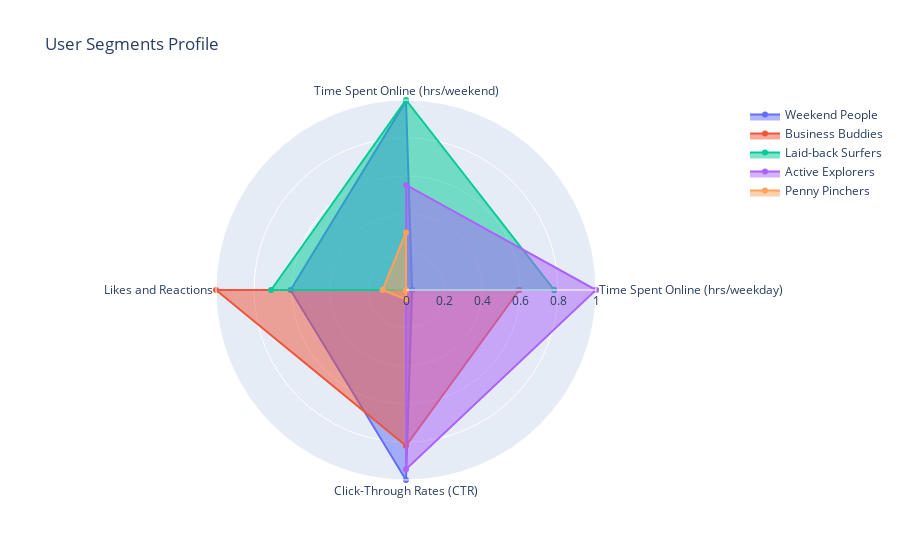

The notebook cell this image was saved under:
### Code cell
import plotly.graph_objects as go

fig = go.Figure()

for i, segment in enumerate(segment_names):
    fig.add_trace(go.Scatterpolar(
        r=radar_df_normalized.iloc[i][feature_plot].values.tolist() + [radar_df_normalized.iloc[i][feature_plot].values[0]],
        theta=labels.tolist() + [labels[0]],
        fill="toself",
        name=segment,
        hoverinfo="text",
        text=[f"{label}: {value:.2f}" for label, value in zip(feature_plot, radar_df_normalized.iloc[i][feature_plot])] + [f"{labels[0]}: {radar_df_normalized.iloc[i][feature_plot][0]:.2f}"]
    ))


fig.update_layout(
    polar=dict(
        radialaxis=dict(
            visible=True,
            range=[0, 1]
        )
    ),
    showlegend=True,
    title='User Segments Profile'
)


fig.show()

### Figure 1 — Plotly figure (JSON) as saved in the notebook; plotly's stock layout.template omitted (floating-point values rounded to 4 significant figures)
{"data": [{"fill": "toself", "hoverinfo": "text", "name": "Weekend People", "r": [0.03228, 0.9953, 0.6077, 1, 0.03228], "text": ["Time Spent Online (hrs/weekday): 0.03", "Time Spent Online (hrs/weekend): 1.00", "Likes and Reactions: 0.61", "Click-Through Rates (CTR): 1.00", "Time Spent Online (hrs/weekday): 0.03"], "theta": ["Time Spent Online (hrs/weekday)", "Time Spent Online (hrs/weekend)", "Likes and Reactions", "Click-Through Rates (CTR)", "Time Spent Online (hrs/weekday)"], "type": "scatterpolar"}, {"fill": "toself", "hoverinfo": "text", "name": "Business Buddies", "r": [0.5959, 0, 1, 0.8201, 0.5959], "text": ["Time Spent Online (hrs/weekday): 0.60", "Time Spent Online (hrs/weekend): 0.00", "Likes and Reactions: 1.00", "Click-Through Rates (CTR): 0.82", "Time Spent Online (hrs/weekday): 0.60"], "theta": ["Time Spent Online (hrs/weekday)", "Time Spent Online (hrs/weekend)", "Likes and Reactions", "Click-Through Rates (CTR)", "Time Spent Online (hrs/weekday)"], "type": "scatterpolar"}, {"fill": "toself", "hoverinfo": "text", "name": "Laid-back Surfers", "r": [0.7803, 1, 0.71, 0, 0.7803], "text": ["Time Spent Online (hrs/weekday): 0.78", "Time Spent Online (hrs/weekend): 1.00", "Likes and Reactions: 0.71", "Click-Through Rates (CTR): 0.00", "Time Spent Online (hrs/weekday): 0.78"], "theta": ["Time Spent Online (hrs/weekday)", "Time Spent Online (hrs/weekend)", "Likes and Reactions", "Click-Through Rates (CTR)", "Time Spent Online (hrs/weekday)"], "type": "scatterpolar"}, {"fill": "toself", "hoverinfo": "text", "name": "Active Explorers", "r": [1, 0.5529, 0, 0.9429, 1], "text": ["Time Spent Online (hrs/weekday): 1.00", "Time Spent Online (hrs/weekend): 0.55", "Likes and Reactions: 0.00", "Click-Through Rates (CTR): 0.94", "Time Spent Online (hrs/weekday): 1.00"], "theta": ["Time Spent Online (hrs/weekday)", "Time Spent Online (hrs/weekend)", "Likes and Reactions", "Click-Through Rates (CTR)", "Time Spent Online (hrs/weekday)"], "type": "scatterpolar"}, {"fill": "toself", "hoverinfo": "text", "name": "Penny Pinchers", "r": [0, 0.3027, 0.1236, 0.04905, 0], "text": ["Time Spent Online (hrs/weekday): 0.00", "Time Spent Online (hrs/weekend): 0.30", "Likes and Reactions: 0.12", "Click-Through Rates (CTR): 0.05", "Time Spent Online (hrs/weekday): 0.00"], "theta": ["Time Spent Online (hrs/weekday)", "Time Spent Online (hrs/weekend)", "Likes and Reactions", "Click-Through Rates (CTR)", "Time Spent Online (hrs/weekday)"], "type": "scatterpolar"}], "layout": {"polar": {"radialaxis": {"range": [0, 1], "visible": true}}, "showlegend": true, "title": {"text": "User Segments Profile"}}}
